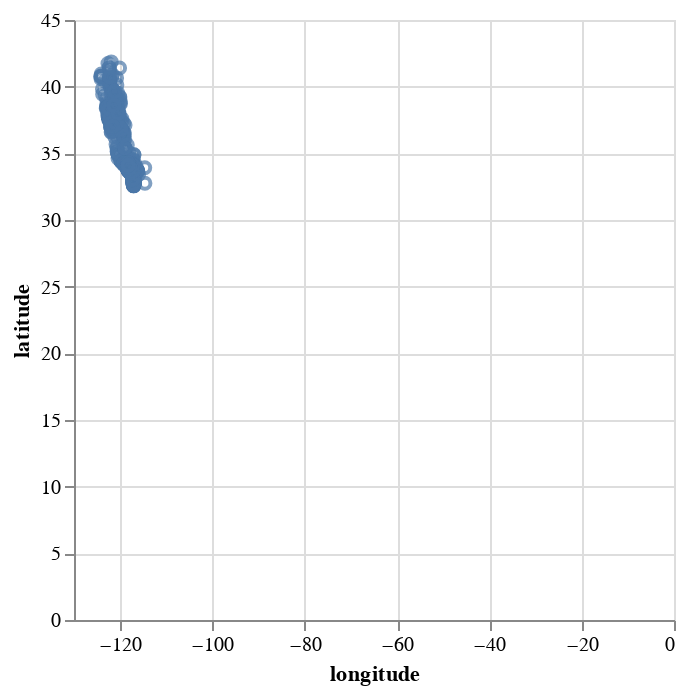

Here is the notebook cell this chart was saved with:
### Code cell
chart = (
    housing
    .sample(5000)
    .plot
    .point(
        x="longitude",
        y="latitude",
    )
)
chart

### Figure 1 — Vega-Lite specification as saved in the notebook (floating-point values rounded to 4 significant figures; data arrays with more than 128 entries replaced by an {"elided": "..."} marker saying what was removed)
{"config": {"view": {"continuousWidth": 300, "continuousHeight": 300}}, "data": {"name": "data-4eb156b7f7cc58ad2dd35fb37cea5050"}, "mark": {"type": "point", "tooltip": true}, "encoding": {"x": {"field": "longitude", "type": "quantitative"}, "y": {"field": "latitude", "type": "quantitative"}}, "params": [{"name": "param_9", "select": {"type": "interval", "encodings": ["x", "y"]}, "bind": "scales"}], "$schema": "https://vega.github.io/schema/vega-lite/v5.20.1.json", "datasets": {"data-4eb156b7f7cc58ad2dd35fb37cea5050": {"elided": "1000 records"}}}
